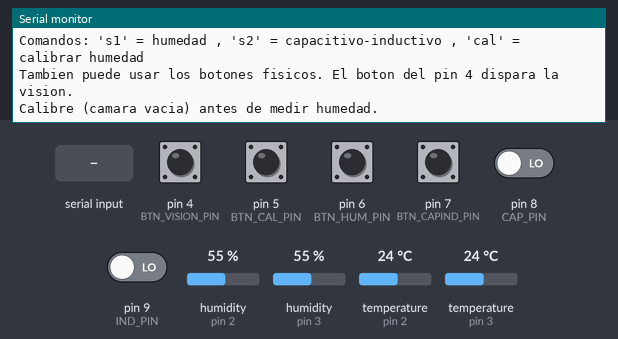
The sketch below on a simulated Arduino Uno, built with avr-gcc and run on an emulated ATmega328P. Parts: the last lines printed to the serial monitor. Inputs (shaded band) come from the test bench; at power-on: pin 4 (BTN_VISION_PIN), pin 5 (BTN_CAL_PIN), pin 6 (BTN_HUM_PIN), pin 7 (BTN_CAPIND_PIN) HIGH, pin 8 (CAP_PIN), pin 9 (IND_PIN) LOW, humidity (sensors on pin 2, pin 3) 55 %, temperature (sensors on pin 2, pin 3) 24 °C.

Above: at 1.3 s.
1.4 s: pin 4 (BTN_VISION_PIN) pulled LOW for 0.15 s
At 2.6 s:
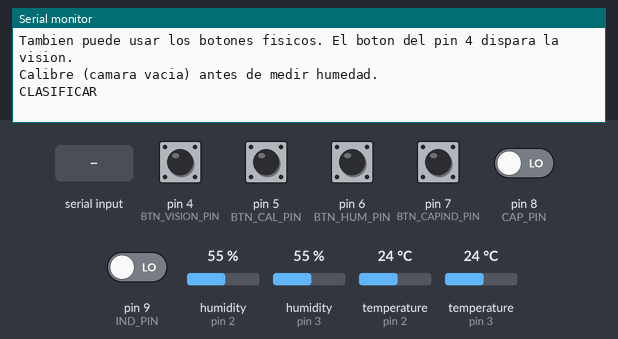
3.0 s: pin 5 (BTN_CAL_PIN) pulled LOW for 0.15 s
At 4.1 s:
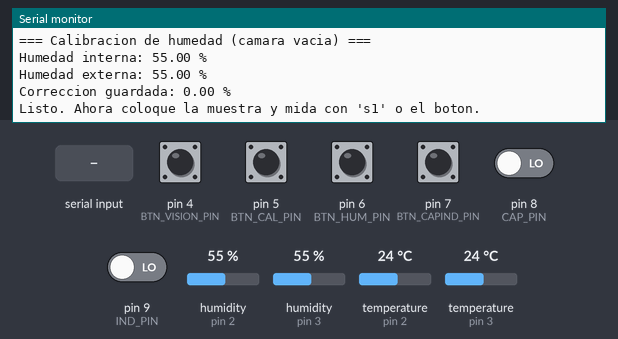
4.6 s: pin 6 (BTN_HUM_PIN) pulled LOW for 0.15 s
At 5.5 s:
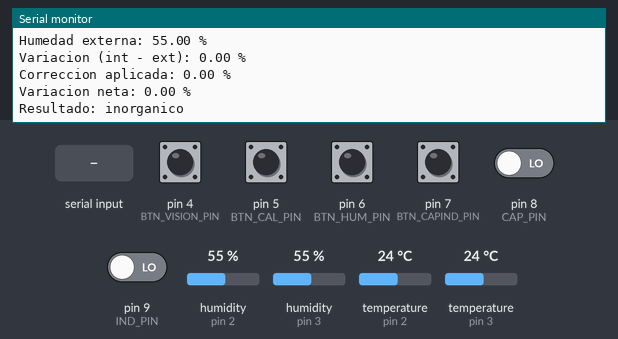
6.2 s: pin 7 (BTN_CAPIND_PIN) pulled LOW for 0.15 s
At 7.3 s:
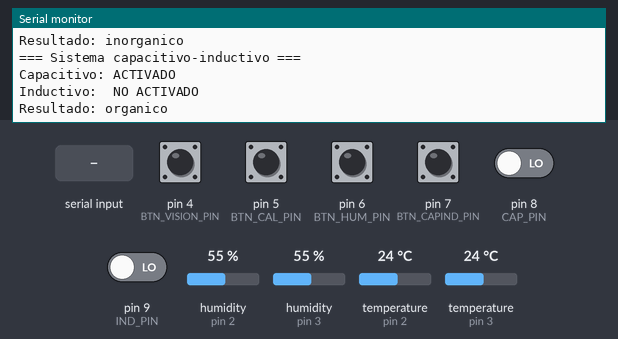
7.8 s: "1\n" received over Serial
At 8.9 s:
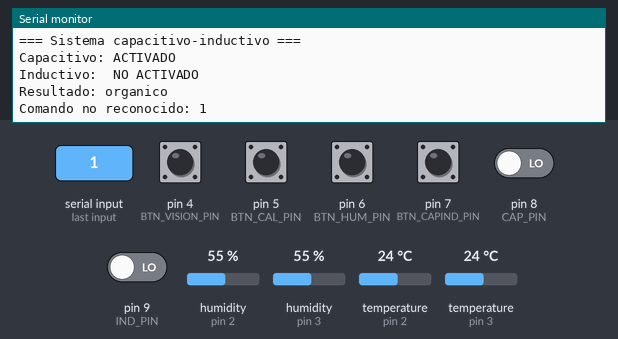
9.3 s: "0\n" received over Serial
At 10.1 s:
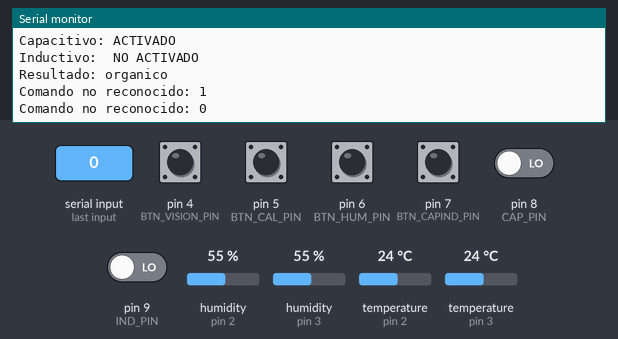

The sketch:

AnalogInput.ino
```cpp
/*
  Tesina - Clasificacion de residuos organicos e inorganicos
  Sistemas implementados en este sketch:
    - Sistema de humedad        (DHT22 interno vs DHT22 externo)
    - Sistema capacitivo-inductivo (LJC12A3-5-Z/BY  +  SN04-P)

  Cada sistema se puede ejecutar de DOS formas:
    1) Boton fisico (uno por sistema)
    2) Comando por el monitor serie:  "s1" = humedad , "s2" = capacitivo-inductivo

  Salida:
    - Humedad: humedad interna, externa, la variacion (interna - externa)
               y el resultado organico / inorganico.
    - Cap-ind: el estado individual de cada sensor (activado / no activado)
               y el resultado organico / inorganico (e indica si es metal).
*/

#include "DHT.h"

// ----------------------- Pines -----------------------
#define DHT_INT_PIN   3     // DHT22 interno  (dentro del recipiente de la muestra)
#define DHT_EXT_PIN   2     // DHT22 externo  (ambiente)
#define DHTTYPE       DHT22 // Si el sensor externo fuera un DHT11, crear un type aparte

#define CAP_PIN       8     // sensor capacitivo
#define IND_PIN       9     // sensor inductivo

#define BTN_HUM_PIN   6     // boton -> sistema de humedad      (equivale a "s1")
#define BTN_CAPIND_PIN 7    // boton -> sistema capacitivo-ind. (equivale a "s2")
#define BTN_CAL_PIN   5     // boton -> calibrar/zerar humedad  (equivale a "cal")
#define BTN_VISION_PIN 4    // boton -> dispara la vision (manda "CLASIFICAR" por serial)

// ----------------------- Calibracion -----------------------
// Nivel logico en el que cada sensor se considera "activado".
// El capacitivo (NPN) entrega LOW al detectar -> CAP_ACTIVADO = LOW.
// El inductivo (PNP) entrega HIGH al detectar -> IND_ACTIVADO = HIGH.
// Si en tus pruebas alguno marca al reves, invierte su valor (HIGH <-> LOW).
#define CAP_ACTIVADO LOW
#define IND_ACTIVADO HIGH

// Sistema de humedad: la muestra organica libera humedad, por lo que el sensor
// interno lee mas alto que el externo. Se clasifica organico cuando la diferencia
// (interna - externa), ya compensada, supera el umbral.
//
// La correccion (zerado) se captura EN VIVO con el boton de calibracion: con la
// camara vacia, se mide (interna - externa) y se guarda como linea base, de modo
// que un "sin muestra" quede en ~0. Empieza en 0 hasta la primera calibracion.
float correccionHum = 0.0;          // offset base entre ambos sensores (se setea al calibrar)
const float UMBRAL_HUM = 5.0;       // %HR de diferencia minima para considerar organico

// ----------------------- Objetos / estado -----------------------
DHT dhtInterno(DHT_INT_PIN, DHTTYPE);
DHT dhtExterno(DHT_EXT_PIN, DHTTYPE);

// Estado anterior de cada boton para detectar el flanco (la pulsacion).
int btnHumPrev    = HIGH;
int btnCapIndPrev = HIGH;
int btnCalPrev    = HIGH;
int btnVisionPrev = HIGH;

void setup() {
  Serial.begin(9600);
  Serial.setTimeout(50);          // lectura serie no bloqueante (loop atiende los botones)

  pinMode(CAP_PIN, INPUT);
  pinMode(IND_PIN, INPUT);

  // Botones a GND usando la resistencia interna -> reposo = HIGH, pulsado = LOW.
  pinMode(BTN_HUM_PIN,    INPUT_PULLUP);
  pinMode(BTN_CAPIND_PIN, INPUT_PULLUP);
  pinMode(BTN_CAL_PIN,    INPUT_PULLUP);
  pinMode(BTN_VISION_PIN, INPUT_PULLUP);

  dhtInterno.begin();
  dhtExterno.begin();

  Serial.println(F("Sistema listo."));
  Serial.println(F("Comandos: 's1' = humedad , 's2' = capacitivo-inductivo , 'cal' = calibrar humedad"));
  Serial.println(F("Tambien puede usar los botones fisicos. El boton del pin 4 dispara la vision."));
  Serial.println(F("Calibre (camara vacia) antes de medir humedad."));
}

void loop() {
  // ---------- 1) Disparo por comando serie ----------
  if (Serial.available() > 0) {
    String comando = Serial.readStringUntil('\n');
    comando.trim();

    if (comando == "s1") {
      sistemaHumedad();
    } else if (comando == "s2") {
      sistemaCapInd();
    } else if (comando == "cal") {
      calibrarHumedad();
    } else if (comando.length() > 0) {
      Serial.print(F("Comando no reconocido: "));
      Serial.println(comando);
    }
  }

  // ---------- 2) Disparo por boton (al presionar) ----------
  int btnHum = digitalRead(BTN_HUM_PIN);
  if (btnHumPrev == HIGH && btnHum == LOW) {   // flanco de bajada = se acaba de presionar
    sistemaHumedad();
    delay(50);                                 // antirrebote simple
  }
  btnHumPrev = btnHum;

  int btnCapInd = digitalRead(BTN_CAPIND_PIN);
  if (btnCapIndPrev == HIGH && btnCapInd == LOW) {
    sistemaCapInd();
    delay(50);
  }
  btnCapIndPrev = btnCapInd;

  int btnCal = digitalRead(BTN_CAL_PIN);
  if (btnCalPrev == HIGH && btnCal == LOW) {
    calibrarHumedad();
    delay(50);
  }
  btnCalPrev = btnCal;

  // ---------- 3) Boton de vision (pin 4) ----------
  // Al presionarlo, avisa a la PC que dispare la clasificacion por camara.
  // La PC escucha esta linea exacta y hace lo mismo que la tecla ESPACIO.
  int btnVision = digitalRead(BTN_VISION_PIN);
  if (btnVisionPrev == HIGH && btnVision == LOW) {
    Serial.println(F("CLASIFICAR"));
    delay(50);
  }
  btnVisionPrev = btnVision;
}

// =====================================================
//  Sistema de humedad
// =====================================================
void sistemaHumedad() {
  Serial.println(F("=== Sistema de humedad ==="));

  float humInterna = dhtInterno.readHumidity();
  float humExterna = dhtExterno.readHumidity();

  if (isnan(humInterna) || isnan(humExterna)) {
    Serial.println(F("Error de lectura del/los sensor(es) DHT"));
    return;
  }

  float variacion = humInterna - humExterna;            // cuanto mas humedo esta el interior
  float variacionCal = variacion - correccionHum;       // compensada por el zerado en vivo

  Serial.print(F("Humedad interna: "));  Serial.print(humInterna);  Serial.println(F(" %"));
  Serial.print(F("Humedad externa: "));  Serial.print(humExterna);  Serial.println(F(" %"));
  Serial.print(F("Variacion (int - ext): ")); Serial.print(variacion); Serial.println(F(" %"));
  Serial.print(F("Correccion aplicada: ")); Serial.print(correccionHum); Serial.println(F(" %"));
  Serial.print(F("Variacion neta: ")); Serial.print(variacionCal); Serial.println(F(" %"));

  if (variacionCal > UMBRAL_HUM) {
    Serial.println(F("Resultado: organico"));
  } else {
    Serial.println(F("Resultado: inorganico"));
  }
  Serial.println();
}

// =====================================================
//  Calibracion del sistema de humedad
//  Con la camara VACIA: captura (interna - externa) como linea base.
// =====================================================
void calibrarHumedad() {
  Serial.println(F("=== Calibracion de humedad (camara vacia) ==="));

  float humInterna = dhtInterno.readHumidity();
  float humExterna = dhtExterno.readHumidity();

  if (isnan(humInterna) || isnan(humExterna)) {
    Serial.println(F("Error de lectura: no se pudo calibrar"));
    return;
  }

  correccionHum = humInterna - humExterna;

  Serial.print(F("Humedad interna: ")); Serial.print(humInterna); Serial.println(F(" %"));
  Serial.print(F("Humedad externa: ")); Serial.print(humExterna); Serial.println(F(" %"));
  Serial.print(F("Correccion guardada: ")); Serial.print(correccionHum); Serial.println(F(" %"));
  Serial.println(F("Listo. Ahora coloque la muestra y mida con 's1' o el boton."));
  Serial.println();
}

// =====================================================
//  Sistema capacitivo-inductivo
// =====================================================
void sistemaCapInd() {
  Serial.println(F("=== Sistema capacitivo-inductivo ==="));

  delay(10);  // pequeno tiempo de asentamiento antes de leer
  bool capActivo = (digitalRead(CAP_PIN) == CAP_ACTIVADO);
  bool indActivo = (digitalRead(IND_PIN) == IND_ACTIVADO);

  // Estado individual de cada sensor
  Serial.print(F("Capacitivo: ")); Serial.println(capActivo ? F("ACTIVADO") : F("NO ACTIVADO"));
  Serial.print(F("Inductivo:  ")); Serial.println(indActivo ? F("ACTIVADO") : F("NO ACTIVADO"));

  // Clasificacion:
  //   capacitivo ON + inductivo OFF -> organico
  //   capacitivo ON + inductivo ON  -> metal (inorganico)
  //   capacitivo OFF                -> inorganico (plastico, vidrio, etc.)
  if (capActivo && !indActivo) {
    Serial.println(F("Resultado: organico"));
  } else if (capActivo && indActivo) {
    Serial.println(F("Resultado: inorganico (metal)"));
  } else {
    Serial.println(F("Resultado: inorganico"));
  }
  Serial.println();
}
```

Measured:
- after the input at 1.4 s, the serial monitor: prints a new line at once (image 1)
- after the input at 3.0 s, the serial monitor: prints a new line at once (image 2)
- after the input at 4.6 s, the serial monitor: prints a new line at once (image 3)
- after the input at 6.2 s, the serial monitor: prints a new line at once (image 4)
- after the input at 7.8 s, the serial monitor: prints a new line at once (image 5)
- after the input at 9.3 s, the serial monitor: prints a new line at once (image 6)
